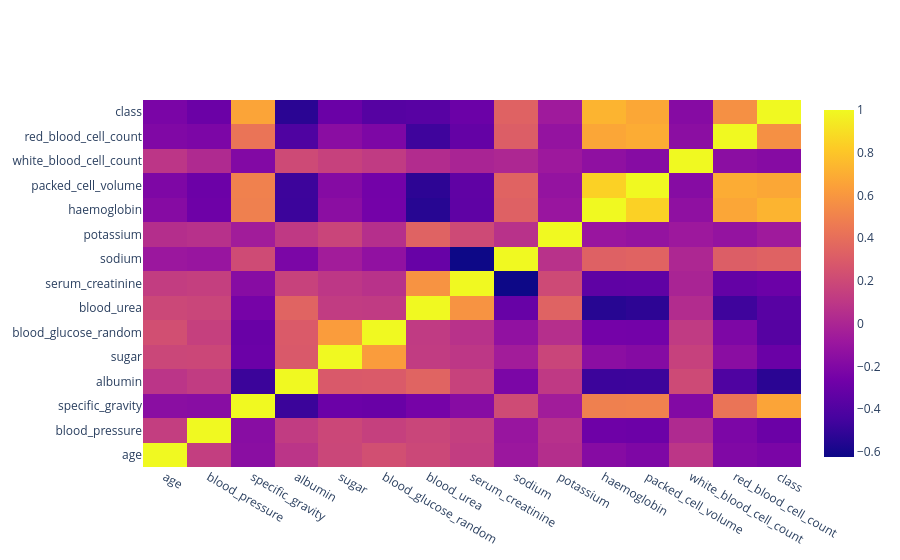

Notebook code cell kept with this figure:
### Code cell
data_corr = df.corr(numeric_only = True)
fig = go.Figure(data =go.Heatmap(z = data_corr.values,
                          x = data_corr.columns,
                          y=data_corr.index))
fig.show()

### Figure 1 — Plotly figure (JSON) as saved in the notebook; plotly's stock layout.template omitted (floating-point values rounded to 4 significant figures; data arrays with more than 128 entries replaced by an {"elided": "..."} marker saying what was removed)
{"data": [{"type": "heatmap", "x": ["age", "blood_pressure", "specific_gravity", "albumin", "sugar", "blood_glucose_random", "blood_urea", "serum_creatinine", "sodium", "potassium", "haemoglobin", "packed_cell_volume", "white_blood_cell_count", "red_blood_cell_count", "class"], "y": ["age", "blood_pressure", "specific_gravity", "albumin", "sugar", "blood_glucose_random", "blood_urea", "serum_creatinine", "sodium", "potassium", "haemoglobin", "packed_cell_volume", "white_blood_cell_count", "red_blood_cell_count", "class"], "z": {"elided": "15x15 float values"}}], "layout": {}}
